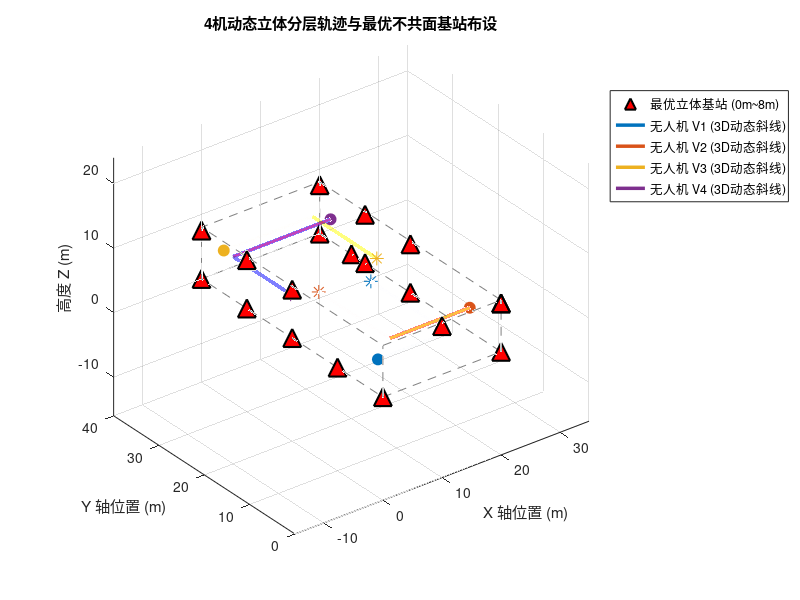

The MATLAB script that drew this image:
% =========================================================================
% generate_data_3D.m (CMLKF 几何最优化版)
% 3D多车(无人机行为) UWB/IMU 协同定位仿真数据生成脚本
% 空间范围：20m x 40m x 8m (高度严格控制在 2m ~ 7m)
% 优化重点：重构基站最大立体非对称拓扑，以及无人机群多高度层动态斜线协同轨迹
% =========================================================================
clc; clear; close all;

%% 1. 全局参数设置与保存路径
dt_imu = 0.01;              % IMU 采样时间 100Hz (0.01s)
dt_uwb = 0.1;               % UWB 采样时间 10Hz (0.1s)
t_end = 300;                % 运行时间 300秒
N_steps = round(t_end / dt_imu) + 1; % 30001 个采样点
Vehicle_num = 4;            % 车辆数量
Anchor_num = 19;             % 基站数量

% 基站高度在 0~8m 范围内实现非对称立体最大化错落

% 18个最优立体基站总表（严格按照你原代码的递增拓扑顺序排列）
all_anchors_pool = [
     0,  0, 0;      % 1  (4基站基础)
    20,  0, 7.5;    % 2
    20, 40, 0;      % 3
     0, 40, 7.5;    % 4
     0, 40, 0;      % 5  (5基站新增)
    20,  0, 7.5;    % 6  (6基站新增)
    20, 40, 7.5;    % 7  (7基站新增)
    20,  0, 0;      % 8  (8基站新增)
     0, 20, 0;      % 9  (9基站新增)
    20, 20, 0;      % 10 (10基站新增)
     0, 20, 7.5;    % 11 (11基站新增)
    20, 20, 7.5;    % 12 (12基站新增)
    20, 30, 7.5;    % 13 (13基站新增)
     0, 10, 0;      % 14 (14基站新增)
    20, 30, 0;      % 15 (15基站新增)
     0, 30, 7.5;    % 16 (16基站新增)
     0, 30, 0;      % 17 (17基站新增)
    20, 33, 0;      % 18 (18基站新增)
    10, 0, 7.5;     % 19 (19基站新增)
    10, 0, 0;     % 20 (20基站新增)
];

if Anchor_num > size(all_anchors_pool, 1) || Anchor_num < 4
    error('输入的 Anchor_num 超出预设范围，请检查！');
end
anchors = all_anchors_pool(1:Anchor_num, :);

% 保存路径
save_dir = 'E:\SE3_MLKF\Data'; 
trajectories_mat_name = sprintf('Trj_data_Veh%d_Anc%d_3D.mat', Vehicle_num, Anchor_num);
   
% 噪声参数
IMU_noise_params.sigma_na = 0.03;      
IMU_noise_params.sigma_nw = 0.003;     
IMU_noise_params.sigma_ba = 0.001;     
IMU_noise_params.sigma_bw = 0.0001;    
UWB_noise_params.sigma_anc = 0.3;     
UWB_noise_params.sigma_rel = 0.3;  

%% 2. 独立车辆动力学规划 (3秒平滑原地转弯 + 持续三维斜线飞行)
% 初始状态规划：[X, Y, Z, 初始速率, 初始航向角]
% 高度均限制在 2m ~ 7m 范围内，各自占据不同的起始高度层
init_configs = [
    3,   5,  2.5,  0.10,  0;      % V1: 低空层(2.5m)， 偏南，朝东，后续北转
   17,   3,  6.5,  0.10,  pi;     % V2: 高空层(6.5m)， 偏南，朝西，后续北转
    3,  39,  3.8,  0.10,  0;      % V3: 中低层(3.8m)， 偏北，朝东，后续南转
   18,  35,  5.2,  0.10,  pi;     % V4: 中高层(5.2m)， 偏北，朝西，后续南转
];

trajectories = struct();
for n = 1:Vehicle_num
    v_name = sprintf('V%d', n);
    cfg = init_configs(n, :);
    
    P_true = zeros(N_steps, 3);
    V_true = zeros(N_steps, 3);
    A_true = zeros(N_steps, 3);
    Theta_true = zeros(N_steps, 1);
    
    % 初始条件
    P_true(1, :) = cfg(1:3);
    v_mag = cfg(4);
    th_curr = cfg(5);
    V_true(1, :) = [v_mag * cos(th_curr), v_mag * sin(th_curr), 0];
    Theta_true(1) = th_curr;
    
    % 计算转弯过渡段的时间窗
    t_turn_start = 120 + (n-1)*15; % 错开转弯时间：V1:120s, V2:135s, V3:150s, V4:165s
    t_turn_end = t_turn_start + 3;
    
    for k = 2:N_steps
        t = (k-1) * dt_imu;
        a_curr = [0; 0; 0]; % 默认 Z 轴加速度全程为 0
        th_curr = Theta_true(k-1);
        
        switch n
            case 1  % V1: 高度恒定 2.5m。东行巡航 -> 120s时原地左转 -> 向北巡航
                if t < t_turn_start
                    th_curr = 0; a_curr = [0; 0; 0];
                elseif t >= t_turn_start && t <= t_turn_end
                    a_curr = [0; 0; 0]; V_true(k-1, 1:2) = 0; % 原地转弯，水平速度置零
                    th_curr = 0 + (pi/2)/3 * (t - t_turn_start); % 3秒平滑左转90度(朝北)
                elseif t > t_turn_end && t <= t_turn_end + 10
                    th_curr = pi/2; a_curr = [0; 0.01; 0]; % 转弯后水平加速 10s 恢复航速
                else
                    th_curr = pi/2; a_curr = [0; 0; 0];    % 匀速北行
                end
                
            case 2  % V2: 高度恒定 6.5m。西行巡航 -> 135s时原地右转 -> 向北巡航
                if t < t_turn_start
                    th_curr = pi; a_curr = [0; 0; 0];
                elseif t >= t_turn_start && t <= t_turn_end
                    a_curr = [0; 0; 0]; V_true(k-1, 1:2) = 0;
                    th_curr = pi - (pi/2)/3 * (t - t_turn_start); % 3秒平滑右转90度(朝北)
                elseif t > t_turn_end && t <= t_turn_end + 10
                    th_curr = pi/2; a_curr = [0; 0.01; 0]; % 转弯后水平加速 10s
                else
                    th_curr = pi/2; a_curr = [0; 0; 0];
                end
                
            case 3  % V3: 高度恒定 3.8m。东行巡航 -> 150s时原地右转 -> 向南巡航
                if t < t_turn_start
                    th_curr = 0; a_curr = [0; 0; 0];
                elseif t >= t_turn_start && t <= t_turn_end
                    a_curr = [0; 0; 0]; V_true(k-1, 1:2) = 0;
                    th_curr = 0 - (pi/2)/3 * (t - t_turn_start); % 3秒平滑右转90度(朝南)
                elseif t > t_turn_end && t <= t_turn_end + 10
                    th_curr = -pi/2; a_curr = [0; -0.01; 0]; % 转弯后水平加速 10s
                else
                    th_curr = -pi/2; a_curr = [0; 0; 0];
                end
                
            case 4  % V4: 高度恒定 5.2m。西行巡航 -> 165s时原地左转 -> 向南巡航
                if t < t_turn_start
                    th_curr = pi; a_curr = [0; 0; 0];
                elseif t >= t_turn_start && t <= t_turn_end
                    a_curr = [0; 0; 0]; V_true(k-1, 1:2) = 0;
                    th_curr = pi + (pi/2)/3 * (t - t_turn_start); % 3秒平滑左转90度(朝南)
                elseif t > t_turn_end && t <= t_turn_end + 10
                    th_curr = 3*pi/2; a_curr = [0; -0.01; 0]; % 转弯后水平加速 10s
                else
                    th_curr = 3*pi/2; a_curr = [0; 0; 0];
                end
        end
        
        % 严格物理积分更新
        A_true(k-1, :) = a_curr';
        V_true(k, :)   = V_true(k-1, :) + A_true(k-1, :) * dt_imu;
        P_true(k, :)   = P_true(k-1, :) + V_true(k-1, :) * dt_imu + 0.5 * A_true(k-1, :) * dt_imu^2;
        Theta_true(k)  = th_curr;
    end
    A_true(end, :) = [0, 0, 0];



    % 保存真值分量
    trajectories.(v_name).Time_true = (0:dt_imu:t_end)';
    trajectories.(v_name).X_true = P_true(:, 1);
    trajectories.(v_name).Y_true = P_true(:, 2);
    trajectories.(v_name).Z_true = P_true(:, 3);
    trajectories.(v_name).Vx_true = V_true(:, 1);
    trajectories.(v_name).Vy_true = V_true(:, 2);
    trajectories.(v_name).Vz_true = V_true(:, 3);
    trajectories.(v_name).Theta_true = Theta_true;
    
    % 旋转矩阵序列 R_true
    R_true = zeros(3, 3, N_steps);
    for k = 1:N_steps
        th = Theta_true(k);
        R_true(:, :, k) = [
            cos(th), -sin(th), 0;
            sin(th),  cos(th), 0;
            0,        0,       1
        ];
    end
    trajectories.(v_name).R_true = R_true;
end

%% 3. 生成含有零偏与白噪声的 100Hz 3D IMU 测量信号
for n = 1:Vehicle_num
    v_name = sprintf('V%d', n);
    veh = trajectories.(v_name);
    
    % 计算理想 3D 角速度
    theta_unwrapped = unwrap(veh.Theta_true);
    wz_true = gradient(theta_unwrapped, dt_imu);
    omega_body_ideal = [zeros(N_steps, 2), wz_true];
    
    % 计算理想特定力：f = R^T * (a - g)
    a_body_ideal = zeros(N_steps, 3);
    g_vec = [0; 0; -9.81];
    for k = 1:N_steps
        R_k = veh.R_true(:, :, k);
        a_world = [A_true(k, 1); A_true(k, 2); A_true(k, 3)];
        a_body_ideal(k, :) = (R_k' * (a_world - g_vec))';
    end
    
    % 模拟高保真零偏游走
    ba_init = (rand(1, 3) - 0.5) * 0.1;    
    bw_init = (rand(1, 3) - 0.5) * 0.01;
    b_a = ba_init + cumsum(randn(N_steps, 3) * IMU_noise_params.sigma_ba * sqrt(dt_imu), 1);
    b_w = bw_init + cumsum(randn(N_steps, 3) * IMU_noise_params.sigma_bw * sqrt(dt_imu), 1);
    
    % 叠加噪声
    acc_noise = randn(N_steps, 3) * IMU_noise_params.sigma_na;
    gyro_noise = randn(N_steps, 3) * IMU_noise_params.sigma_nw;
    
    acc_m = a_body_ideal + b_a + acc_noise;
    gyro_m = omega_body_ideal + b_w + gyro_noise;
    
    % 保存 IMU 数据
    trajectories.(v_name).IMU_Time = veh.Time_true;
    trajectories.(v_name).IMU_acc_m = acc_m;
    trajectories.(v_name).IMU_gyro_m = gyro_m;
    trajectories.(v_name).IMU_bias_a_true = b_a;
    trajectories.(v_name).IMU_bias_w_true = b_w;
end

%% 4. 生成 10Hz 同步 UWB 测距信号
idx_uwb = 1:10:N_steps;
t_uwb = trajectories.V1.Time_true(idx_uwb);
N_uwb = length(t_uwb);
pos_true_uwb = zeros(N_uwb, 3, Vehicle_num);
for n = 1:Vehicle_num
    v_name = sprintf('V%d', n);
    pos_true_uwb(:, 1, n) = trajectories.(v_name).X_true(idx_uwb);
    pos_true_uwb(:, 2, n) = trajectories.(v_name).Y_true(idx_uwb);
    pos_true_uwb(:, 3, n) = trajectories.(v_name).Z_true(idx_uwb);
end
for n = 1:Vehicle_num
    v_name = sprintf('V%d', n);
    
    % A. UWB 基站 3D 测距
    UWB_Anchor = zeros(N_uwb, 1 + Anchor_num);
    UWB_Anchor(:, 1) = t_uwb;
    for a_idx = 1:Anchor_num
        dx = pos_true_uwb(:, 1, n) - anchors(a_idx, 1);
        dy = pos_true_uwb(:, 2, n) - anchors(a_idx, 2);
        dz = pos_true_uwb(:, 3, n) - anchors(a_idx, 3);
        dist_true = sqrt(dx.^2 + dy.^2 + dz.^2);
        
        UWB_Anchor(:, 1 + a_idx) = dist_true + randn(N_uwb, 1) * UWB_noise_params.sigma_anc;
    end
    trajectories.(v_name).UWB_Anchor = UWB_Anchor;
    
    % B. UWB 3D 车间相对测距
    UWB_Relative = zeros(N_uwb, 1 + Vehicle_num);
    UWB_Relative(:, 1) = t_uwb;
    for j = 1:Vehicle_num
        if n == j
            UWB_Relative(:, 1 + j) = NaN;
        else
            dx = pos_true_uwb(:, 1, n) - pos_true_uwb(:, 1, j);
            dy = pos_true_uwb(:, 2, n) - pos_true_uwb(:, 2, j);
            dz = pos_true_uwb(:, 3, n) - pos_true_uwb(:, 3, j);
            dist_true = sqrt(dx.^2 + dy.^2 + dz.^2);
            
            UWB_Relative(:, 1 + j) = dist_true + randn(N_uwb, 1) * UWB_noise_params.sigma_rel;
        end
    end
    trajectories.(v_name).UWB_Relative = UWB_Relative;
end

%% 5. 轨迹可视化 (三维立体作图以确认高度不共面)
figure('Name', 'Multi-Agent 最优 3D 协同定位拓扑轨迹', 'Position', [100, 100, 850, 650]);
hold on; grid on; axis equal;
xlabel('X 轴位置 (m)'); ylabel('Y 轴位置 (m)'); zlabel('高度 Z (m)');
title('4机动态立体分层轨迹与最优不共面基站布设');

% 绘制边界立体框
line([0, 20, 20, 0, 0], [0, 0, 40, 40, 0], [0, 0, 0, 0, 0], 'Color', [0.5,0.5,0.5], 'LineStyle', '--');
line([0, 20, 20, 0, 0], [0, 0, 40, 40, 0], [8, 8, 8, 8, 8], 'Color', [0.5,0.5,0.5], 'LineStyle', '--');
for corner = [0, 20]
    for side = [0, 40]
        line([corner, corner], [side, side], [0, 8], 'Color', [0.5,0.5,0.5], 'LineStyle', '--');
    end
end

% 绘制最优不共面基站
h_anchor = plot3(anchors(:,1), anchors(:,2), anchors(:,3), '^', 'MarkerSize', 13, ...
    'MarkerFaceColor', 'r', 'MarkerEdgeColor', 'k', 'LineWidth', 1.5, 'DisplayName', '最优立体基站 (0m~8m)');

colors = lines(Vehicle_num);
h_traj = zeros(1, Vehicle_num);
for n = 1:Vehicle_num
    v_data = trajectories.(sprintf('V%d', n));
    h_traj(n) = plot3(v_data.X_true, v_data.Y_true, v_data.Z_true, 'Color', colors(n,:), 'LineWidth', 2.5, ...
        'DisplayName', sprintf('无人机 V%d (3D动态斜线)', n));
    
    % 标记起始点和终点
    plot3(v_data.X_true(1), v_data.Y_true(1), v_data.Z_true(1), 'o', 'MarkerSize', 8, 'MarkerFaceColor', colors(n,:), 'Color', colors(n,:));
    plot3(v_data.X_true(end), v_data.Y_true(end), v_data.Z_true(end), '*', 'MarkerSize', 10, 'Color', colors(n,:));
end
view(3); 
legend([h_anchor, h_traj], 'Location', 'northeastoutside');
hold off;

%% 6. 数据保存
if ~exist(save_dir, 'dir')
    mkdir(save_dir);
end
save_path = fullfile(save_dir, trajectories_mat_name);
save(save_path, 'trajectories', 'anchors', 'IMU_noise_params', 'UWB_noise_params', 'Vehicle_num', 'Anchor_num');
fprintf('CMLKF 优化版 3D 仿真数据生成成功，已保存至：%s\n', save_path);
